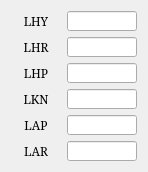
   <widget class="QWidget" name="gridLayoutWidget_5">
    <property name="enabled">
     <bool>true</bool>
    </property>
    <property name="geometry">
     <rect>
      <x>160</x>
      <y>480</y>
      <width>128</width>
      <height>161</height>
     </rect>
    </property>
    <layout class="QGridLayout" name="gridLayout_6">
     <item row="5" column="1">
      <widget class="QLineEdit" name="LE_JOINT_LAR">
       <property name="enabled">
        <bool>true</bool>
       </property>
       <property name="sizePolicy">
        <sizepolicy hsizetype="Fixed" vsizetype="Fixed">
         <horstretch>0</horstretch>
         <verstretch>0</verstretch>
        </sizepolicy>
       </property>
       <property name="minimumSize">
        <size>
         <width>70</width>
         <height>20</height>
        </size>
       </property>
       <property name="maximumSize">
        <size>
         <width>70</width>
         <height>20</height>
        </size>
       </property>
       <property name="font">
        <font>
         <family>Serif</family>
         <pointsize>9</pointsize>
        </font>
       </property>
       <property name="alignment">
        <set>Qt::AlignRight|Qt::AlignTrailing|Qt::AlignVCenter</set>
       </property>
       <property name="readOnly">
        <bool>true</bool>
       </property>
      </widget>
     </item>
     <item row="4" column="0">
      <widget class="QLabel" name="label_30">
       <property name="enabled">
        <bool>true</bool>
       </property>
       <property name="sizePolicy">
        <sizepolicy hsizetype="Fixed" vsizetype="Fixed">
         <horstretch>0</horstretch>
         <verstretch>0</verstretch>
        </sizepolicy>
       </property>
       <property name="minimumSize">
        <size>
         <width>50</width>
         <height>20</height>
        </size>
       </property>
       <property name="maximumSize">
        <size>
         <width>50</width>
         <height>20</height>
        </size>
       </property>
       <property name="font">
        <font>
         <family>Serif</family>
         <pointsize>9</pointsize>
        </font>
       </property>
       <property name="text">
        <string>LAP</string>
       </property>
       <property name="alignment">
        <set>Qt::AlignCenter</set>
       </property>
      </widget>
     </item>
     <item row="5" column="0">
      <widget class="QLabel" name="label_31">
       <property name="enabled">
        <bool>true</bool>
       </property>
       <property name="sizePolicy">
        <sizepolicy hsizetype="Fixed" vsizetype="Fixed">
         <horstretch>0</horstretch>
         <verstretch>0</verstretch>
        </sizepolicy>
       </property>
       <property name="minimumSize">
        <size>
         <width>50</width>
         <height>20</height>
        </size>
       </property>
       <property name="maximumSize">
        <size>
         <width>50</width>
         <height>20</height>
        </size>
       </property>
       <property name="font">
        <font>
         <family>Serif</family>
         <pointsize>9</pointsize>
        </font>
       </property>
       <property name="text">
        <string>LAR</string>
       </property>
       <property name="alignment">
        <set>Qt::AlignCenter</set>
       </property>
      </widget>
     </item>
     <item row="2" column="0">
      <widget class="QLabel" name="label_32">
       <property name="enabled">
        <bool>true</bool>
       </property>
       <property name="sizePolicy">
        <sizepolicy hsizetype="Fixed" vsizetype="Fixed">
         <horstretch>0</horstretch>
         <verstretch>0</verstretch>
        </sizepolicy>
       </property>
       <property name="minimumSize">
        <size>
         <width>50</width>
         <height>20</height>
        </size>
       </property>
       <property name="maximumSize">
        <size>
         <width>50</width>
         <height>20</height>
        </size>
       </property>
       <property name="font">
        <font>
         <family>Serif</family>
         <pointsize>9</pointsize>
        </font>
       </property>
       <property name="text">
        <string>LHP</string>
       </property>
       <property name="alignment">
        <set>Qt::AlignCenter</set>
       </property>
      </widget>
     </item>
     <item row="0" column="1">
      <widget class="QLineEdit" name="LE_JOINT_LHY">
       <property name="enabled">
        <bool>true</bool>
       </property>
       <property name="sizePolicy">
        <sizepolicy hsizetype="Fixed" vsizetype="Fixed">
         <horstretch>0</horstretch>
         <verstretch>0</verstretch>
        </sizepolicy>
       </property>
       <property name="minimumSize">
        <size>
         <width>70</width>
         <height>20</height>
        </size>
       </property>
       <property name="maximumSize">
        <size>
         <width>70</width>
         <height>20</height>
        </size>
       </property>
       <property name="font">
        <font>
         <family>Serif</family>
         <pointsize>9</pointsize>
        </font>
       </property>
       <property name="alignment">
        <set>Qt::AlignRight|Qt::AlignTrailing|Qt::AlignVCenter</set>
       </property>
       <property name="readOnly">
        <bool>true</bool>
       </property>
      </widget>
     </item>
     <item row="0" column="0">
      <widget class="QLabel" name="label_33">
       <property name="enabled">
        <bool>true</bool>
       </property>
       <property name="sizePolicy">
        <sizepolicy hsizetype="Fixed" vsizetype="Fixed">
         <horstretch>0</horstretch>
         <verstretch>0</verstretch>
        </sizepolicy>
       </property>
       <property name="minimumSize">
        <size>
         <width>50</width>
         <height>20</height>
        </size>
       </property>
       <property name="maximumSize">
        <size>
         <width>50</width>
         <height>20</height>
        </size>
       </property>
       <property name="font">
        <font>
         <family>Serif</family>
         <pointsize>9</pointsize>
        </font>
       </property>
       <property name="text">
        <string>LHY</string>
       </property>
       <property name="alignment">
        <set>Qt::AlignCenter</set>
       </property>
      </widget>
     </item>
     <item row="3" column="0">
      <widget class="QLabel" name="label_34">
       <property name="enabled">
        <bool>true</bool>
       </property>
       <property name="sizePolicy">
        <sizepolicy hsizetype="Fixed" vsizetype="Fixed">
         <horstretch>0</horstretch>
         <verstretch>0</verstretch>
        </sizepolicy>
       </property>
       <property name="minimumSize">
        <size>
         <width>50</width>
         <height>20</height>
        </size>
       </property>
       <property name="maximumSize">
        <size>
         <width>50</width>
         <height>20</height>
        </size>
       </property>
       <property name="font">
        <font>
         <family>Serif</family>
         <pointsize>9</pointsize>
        </font>
       </property>
       <property name="text">
        <string>LKN</string>
       </property>
       <property name="alignment">
        <set>Qt::AlignCenter</set>
       </property>
      </widget>
     </item>
     <item row="2" column="1">
      <widget class="QLineEdit" name="LE_JOINT_LHP">
       <property name="enabled">
        <bool>true</bool>
       </property>
       <property name="sizePolicy">
        <sizepolicy hsizetype="Fixed" vsizetype="Fixed">
         <horstretch>0</horstretch>
         <verstretch>0</verstretch>
        </sizepolicy>
       </property>
       <property name="minimumSize">
        <size>
         <width>70</width>
         <height>20</height>
        </size>
       </property>
       <property name="maximumSize">
        <size>
         <width>70</width>
         <height>20</height>
        </size>
       </property>
       <property name="font">
        <font>
         <family>Serif</family>
         <pointsize>9</pointsize>
        </font>
       </property>
       <property name="alignment">
        <set>Qt::AlignRight|Qt::AlignTrailing|Qt::AlignVCenter</set>
       </property>
       <property name="readOnly">
        <bool>true</bool>
       </property>
      </widget>
     </item>
     <item row="1" column="1">
      <widget class="QLineEdit" name="LE_JOINT_LHR">
       <property name="enabled">
        <bool>true</bool>
       </property>
       <property name="sizePolicy">
        <sizepolicy hsizetype="Fixed" vsizetype="Fixed">
         <horstretch>0</horstretch>
         <verstretch>0</verstretch>
        </sizepolicy>
       </property>
       <property name="minimumSize">
        <size>
         <width>70</width>
         <height>20</height>
        </size>
       </property>
       <property name="maximumSize">
        <size>
         <width>70</width>
         <height>20</height>
        </size>
       </property>
       <property name="font">
        <font>
         <family>Serif</family>
         <pointsize>9</pointsize>
        </font>
       </property>
       <property name="alignment">
        <set>Qt::AlignRight|Qt::AlignTrailing|Qt::AlignVCenter</set>
       </property>
       <property name="readOnly">
        <bool>true</bool>
       </property>
      </widget>
     </item>
     <item row="3" column="1">
      <widget class="QLineEdit" name="LE_JOINT_LKN">
       <property name="enabled">
        <bool>true</bool>
       </property>
       <property name="sizePolicy">
        <sizepolicy hsizetype="Fixed" vsizetype="Fixed">
         <horstretch>0</horstretch>
         <verstretch>0</verstretch>
        </sizepolicy>
       </property>
       <property name="minimumSize">
        <size>
         <width>70</width>
         <height>20</height>
        </size>
       </property>
       <property name="maximumSize">
        <size>
         <width>70</width>
         <height>20</height>
        </size>
       </property>
       <property name="font">
        <font>
         <family>Serif</family>
         <pointsize>8</pointsize>
        </font>
       </property>
       <property name="alignment">
        <set>Qt::AlignRight|Qt::AlignTrailing|Qt::AlignVCenter</set>
       </property>
       <property name="readOnly">
        <bool>true</bool>
       </property>
      </widget>
     </item>
     <item row="1" column="0">
      <widget class="QLabel" name="label_35">
       <property name="enabled">
        <bool>true</bool>
       </property>
       <property name="sizePolicy">
        <sizepolicy hsizetype="Fixed" vsizetype="Fixed">
         <horstretch>0</horstretch>
         <verstretch>0</verstretch>
        </sizepolicy>
       </property>
       <property name="minimumSize">
        <size>
         <width>50</width>
         <height>20</height>
        </size>
       </property>
       <property name="maximumSize">
        <size>
         <width>50</width>
         <height>20</height>
        </size>
       </property>
       <property name="font">
        <font>
         <family>Serif</family>
         <pointsize>9</pointsize>
        </font>
       </property>
       <property name="text">
        <string>LHR</string>
       </property>
       <property name="alignment">
        <set>Qt::AlignCenter</set>
       </property>
      </widget>
     </item>
     <item row="4" column="1">
      <widget class="QLineEdit" name="LE_JOINT_LAP">
       <property name="enabled">
        <bool>true</bool>
       </property>
       <property name="sizePolicy">
        <sizepolicy hsizetype="Fixed" vsizetype="Fixed">
         <horstretch>0</horstretch>
         <verstretch>0</verstretch>
        </sizepolicy>
       </property>
       <property name="minimumSize">
        <size>
         <width>70</width>
         <height>20</height>
        </size>
       </property>
       <property name="maximumSize">
        <size>
         <width>70</width>
         <height>20</height>
        </size>
       </property>
       <property name="font">
        <font>
         <family>Serif</family>
         <pointsize>9</pointsize>
        </font>
       </property>
       <property name="alignment">
        <set>Qt::AlignRight|Qt::AlignTrailing|Qt::AlignVCenter</set>
       </property>
       <property name="readOnly">
        <bool>true</bool>
       </property>
      </widget>
     </item>
    </layout>
   </widget>
